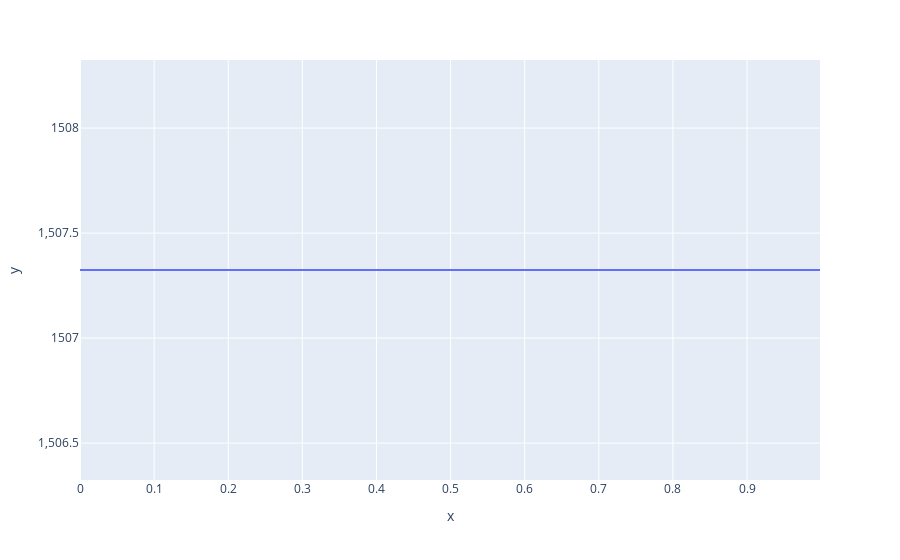

Here is the notebook cell this chart was saved with:
### Code cell
f0,t = track_pitch_fftmax(test_aud,1024,512,44100)
px.line(x=t,y=f0)
